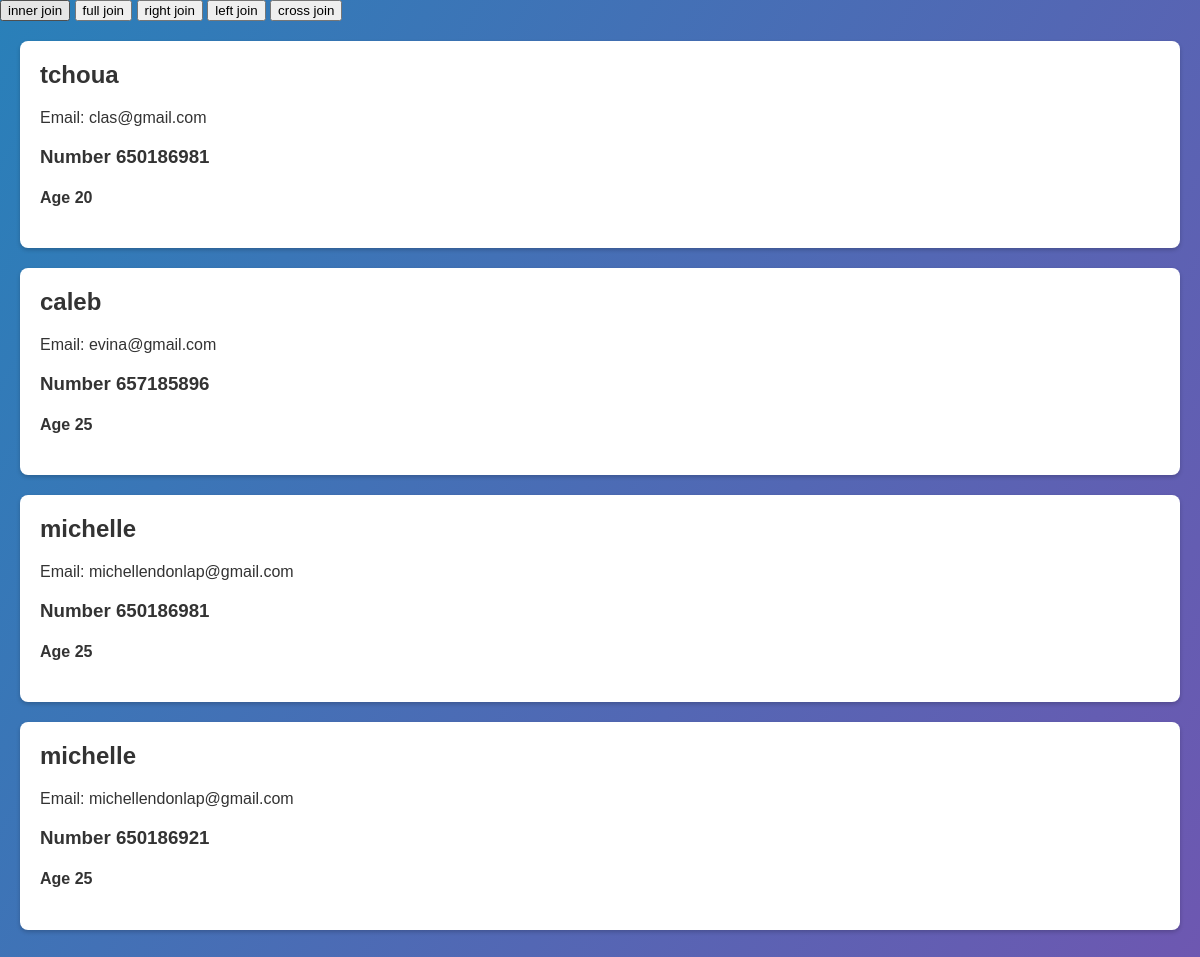
Screenshot of /welcome.php with the database file from the repository.
### tables this page shows
CREATE TABLE `users` (
  `id_users` int NOT NULL AUTO_INCREMENT,
  `email` varchar(70) DEFAULT NULL,
  `password` varchar(128) DEFAULT NULL,
  `name` varchar(150) DEFAULT NULL,
  `number` int DEFAULT NULL,
  `age` int DEFAULT NULL,
  `creation_date` datetime DEFAULT NULL,
  PRIMARY KEY (`id_users`)
);

### welcome.php (the view, shortened to what this page needs)
<?php
try {
    include_once('php/db_connect.php');
    $query = $conn->query("SELECT * FROM users");
    $users = $query->fetchAll(PDO::FETCH_ASSOC);
} catch (PDOException $e) {
    echo "Error: " . $e->getMessage();
}
?><!DOCTYPE html>
<html lang="en">
<head>
    <link rel="stylesheet" href="welcome.css">
</head>
<body>
    <div class="nav">
        <form action="<?php echo htmlspecialchars($_SERVER['PHP_SELF']); ?>" method="post">
            <input type="submit" name='inner' value="inner join">
            <input type="submit" name='full' value="full join">
            <input type="submit" name='right' value="right join">
            <input type="submit" name='left' value="left join">
            <input type="submit" name='cross' value="cross join">
        </form>
    </div>
    <div class="scrollable-container">
        <?php
        foreach ($users as $user) {
            echo "<div class='user-card'>";
            echo "<h2>" . $user['name'] . "</h2>";
            echo "<p>Email: " . $user['email'] . "</p>";
            echo  "<h3> Number " . $user['number'] . "</h3>";
            echo  "<h4>Age " . $user['age'] . "</h4>";
            echo "</div>";
        }
        ?>
    </div>
</body>
</html>

### welcome.css (style rules this page uses)
.nav { text-decoration: none; display: flex; flex-direction: column; justify-content: space-around; }
body { margin: 0; padding: 0; font-family: Montserrat, sans-serif; background: linear-gradient(120deg, #2980b9, #8e44ad); height: 300vh; overflow: hidden; }
.scrollable-container { max-height: 300vh; overflow-y: auto; }
.user-card { background-color: white; border-radius: 8px; padding: 20px; margin: 20px; box-shadow: 0 2px 4px rgba(0, 0, 0, 0.2); color: #333; }
h2 { margin-top: 0; }

### rows the page displays
users: name "tchoua", email "clas@gmail.com", number "650186981", age "20"
users: name "caleb", email "evina@gmail.com", number "657185896", age "25"
users: name "michelle", email "michellendonlap@gmail.com", number "650186981", age "25"
users: name "michelle", email "michellendonlap@gmail.com", number "650186921", age "25"
